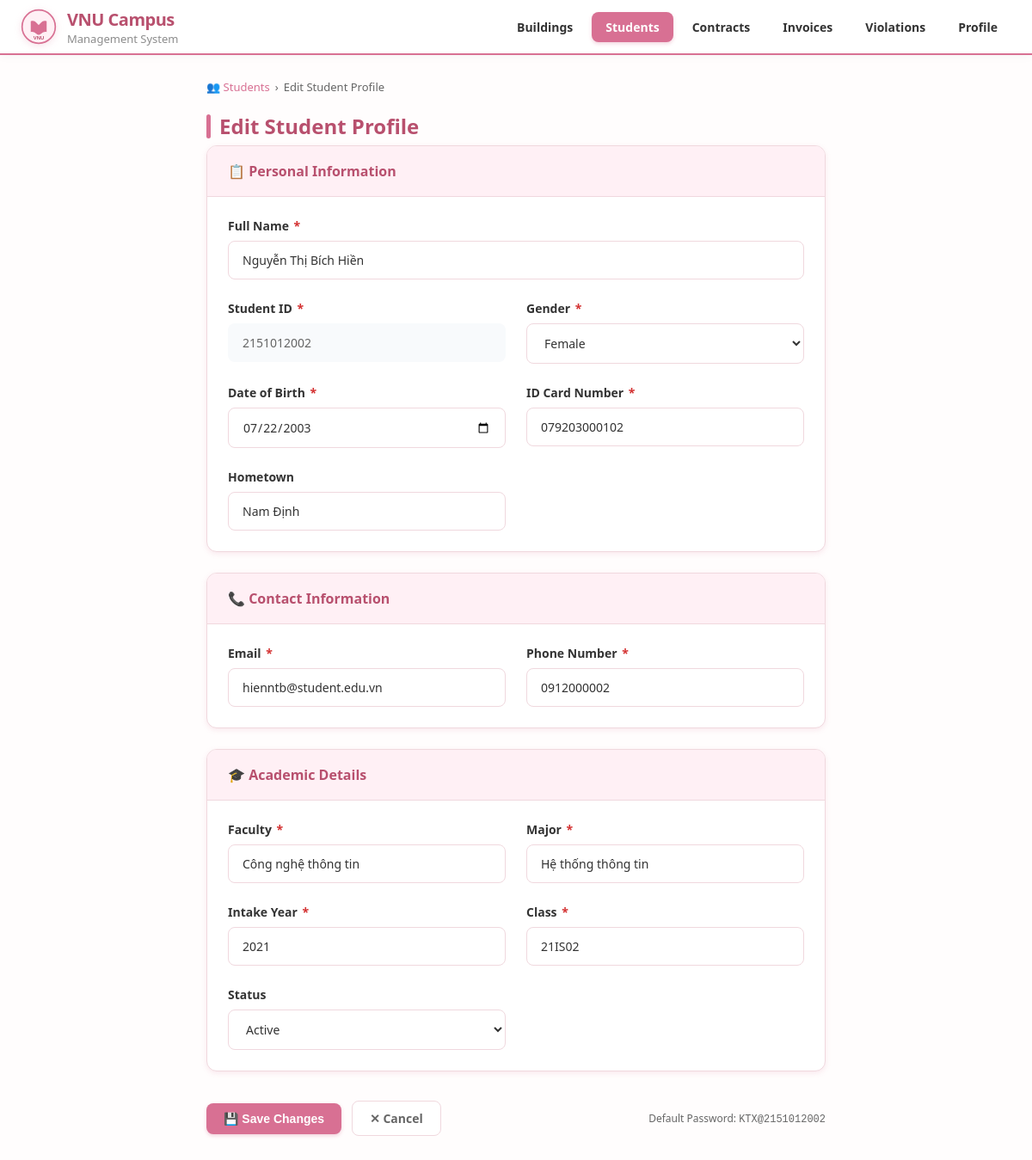
Screenshot of /ktx/StudentFormView.php?student_id=2 with the database file from the repository.
### tables this page shows
CREATE TABLE students (
    student_id     INT           NOT NULL AUTO_INCREMENT,
    user_id        INT           NOT NULL,
    student_code   VARCHAR(20)   NOT NULL UNIQUE           COMMENT 'MSSV',
    full_name      VARCHAR(100)  NOT NULL,
    date_of_birth  DATE          NOT NULL,
    gender         ENUM('male','female','other') NOT NULL,
    id_card        VARCHAR(20)   NOT NULL UNIQUE           COMMENT 'CCCD/CMND — [d] UNIQUE',
    faculty        VARCHAR(100)  NOT NULL,
    major          VARCHAR(100)  NOT NULL,
    intake_year    YEAR          NOT NULL,
    class_name     VARCHAR(30)   NOT NULL,
    hometown       VARCHAR(200)  DEFAULT NULL,
    address        VARCHAR(255)  DEFAULT NULL,
    parent_name    VARCHAR(100)  DEFAULT NULL,
    parent_phone   VARCHAR(15)   DEFAULT NULL UNIQUE,       
    health_status  TEXT          DEFAULT NULL,
    status_code    VARCHAR(50)   NOT NULL DEFAULT 'active' COMMENT 'Ref: statuses(student,code)',
    created_at     DATETIME      NOT NULL DEFAULT CURRENT_TIMESTAMP,
    updated_at     DATETIME      NOT NULL DEFAULT CURRENT_TIMESTAMP ON UPDATE CURRENT_TIMESTAMP,
    created_by     INT           DEFAULT NULL,              
    updated_by     INT           DEFAULT NULL,              
    PRIMARY KEY (student_id),
    FOREIGN KEY (user_id) REFERENCES users(user_id) ON DELETE CASCADE,
    INDEX idx_student_code (student_code),
    INDEX idx_faculty      (faculty),
    INDEX idx_status_code  (status_code)
);

CREATE TABLE users (
    user_id      INT           NOT NULL AUTO_INCREMENT,
    username     VARCHAR(50)   NOT NULL UNIQUE,
    password     VARCHAR(255)  NOT NULL                   COMMENT 'Bcrypt hash',
    email        VARCHAR(100)  NOT NULL UNIQUE,
    full_name    VARCHAR(100)  NOT NULL,
    phone        VARCHAR(15)   DEFAULT NULL UNIQUE,         
    role         ENUM('admin','staff','student') NOT NULL DEFAULT 'student',
    avatar_url   VARCHAR(500)  DEFAULT NULL               COMMENT 'Cloud Storage URL',
    status_code  VARCHAR(50)   NOT NULL DEFAULT 'active'  COMMENT 'Ref: statuses(user,code)',
    last_login   DATETIME      DEFAULT NULL,
    created_at   DATETIME      NOT NULL DEFAULT CURRENT_TIMESTAMP,
    updated_at   DATETIME      NOT NULL DEFAULT CURRENT_TIMESTAMP ON UPDATE CURRENT_TIMESTAMP,
    created_by   INT           DEFAULT NULL               COMMENT 'user_id người tạo — [f]',
    updated_by   INT           DEFAULT NULL               COMMENT 'user_id người sửa — [f]',
    PRIMARY KEY (user_id),
    INDEX idx_role        (role),
    INDEX idx_status_code (status_code)
);

### ktx/StudentFormView.php (the view, shortened to what this page needs)
<?php
$host = 'localhost'; $db = 'campus_final'; $user = 'root'; $pass = ''; $charset = 'utf8mb4';
try {
    $pdo = new PDO("mysql:host=$host;dbname=$db;charset=$charset", $user, $pass, [
        PDO::ATTR_ERRMODE => PDO::ERRMODE_EXCEPTION, PDO::ATTR_DEFAULT_FETCH_MODE => PDO::FETCH_ASSOC, PDO::ATTR_EMULATE_PREPARES => false,
    ]);
} catch (PDOException $e) { die('<p style="color:red">DB Connection Failed: ' . htmlspecialchars($e->getMessage()) . '</p>'); }
$studentId = filter_input(INPUT_GET, 'student_id', FILTER_VALIDATE_INT) ?: filter_input(INPUT_POST, 'student_id', FILTER_VALIDATE_INT);
$isEdit    = (bool)$studentId;
$old = [];
if ($isEdit) {
    $stmtGet = $pdo->prepare("SELECT s.*, u.email, u.phone, u.username FROM students s JOIN users u ON u.user_id = s.user_id WHERE s.student_id = ?");
    $stmtGet->execute([$studentId]);
    $old = $stmtGet->fetch();
}
function val(string $key, array $old): string { return htmlspecialchars($_POST[$key] ?? $old[$key] ?? ''); }
$pageTitle = $isEdit ? 'Edit Student Profile' : 'Add New Student';
include 'header.php';
?>
<main class="page" style="max-width:760px;">
    <div class="breadcrumb">
        <a href="StudentListView.php">👥 Students</a>
        <span>›</span>
        <span><?= $pageTitle ?></span>
    </div>
    <h1 class="page-title"><?= $pageTitle ?></h1>
    <form method="POST">
        <div class="card">
            <div class="card-header"><h2>📋 Personal Information</h2></div>
            <div class="card-body">
                <div class="form-grid form-grid-2">
                    <div class="form-group" style="grid-column:1/-1">
                        <label class="form-label">Full Name <span class="required">*</span></label>
                        <input type="text" name="full_name" value="<?= val('full_name', $old) ?>" class="form-control" placeholder="Nguyen Van A">
                    </div>
                    <div class="form-group">
                        <label class="form-label">Student ID <span class="required">*</span></label>
                        <input type="text" name="student_code" value="<?= val('student_code', $old) ?>" class="form-control" placeholder="2151012001" <?= $isEdit ? 'readonly' : '' ?>>
                    </div>
                    <div class="form-group">
                        <label class="form-label">Gender <span class="required">*</span></label>
                        <select name="gender" class="form-control">
                            <?php foreach (['male'=>'Male','female'=>'Female','other'=>'Other'] as $v=>$l): ?>
                            <option value="<?= $v ?>" <?= (($_POST['gender'] ?? $old['gender'] ?? '') === $v) ? 'selected' : '' ?>><?= $l ?></option>
                            <?php endforeach; ?>
                        </select>
                    </div>
                    <div class="form-group">
                        <label class="form-label">Date of Birth <span class="required">*</span></label>
                        <input type="date" name="date_of_birth" value="<?= val('date_of_birth', $old) ?>" class="form-control">
                    </div>
                    <div class="form-group">
                        <label class="form-label">ID Card Number <span class="required">*</span></label>
                        <input type="text" name="id_card" value="<?= val('id_card', $old) ?>" class="form-control" placeholder="079203000101" maxlength="12">
                    </div>
                    <div class="form-group">
                        <label class="form-label">Hometown</label>
                        <input type="text" name="hometown" value="<?= val('hometown', $old) ?>" class="form-control" placeholder="Hanoi">
                    </div>
                </div>
            </div>
        </div>
        <div class="card">
            <div class="card-header"><h2>📞 Contact Information</h2></div>
            <div class="card-body">
                <div class="form-grid form-grid-2">
                    <div class="form-group">
                        <label class="form-label">Email <span class="required">*</span></label>
                        <input type="email" name="email" value="<?= val('email', $old) ?>" class="form-control" placeholder="example@gmail.com">
                    </div>
                    <div class="form-group">
                        <label class="form-label">Phone Number <span class="required">*</span></label>
                        <input type="text" name="phone" value="<?= val('phone', $old) ?>" class="form-control" placeholder="0912345678" maxlength="10">
                    </div>
                </div>
            </div>
        </div>
        <div class="card">
            <div class="card-header"><h2>🎓 Academic Details</h2></div>
            <div class="card-body">
                <div class="form-grid form-grid-2">
                    <div class="form-group">
                        <label class="form-label">Faculty <span class="required">*</span></label>
                        <input type="text" name="faculty" value="<?= val('faculty', $old) ?>" class="form-control">
                    </div>
                    <div class="form-group">
                        <label class="form-label">Major <span class="required">*</span></label>
                        <input type="text" name="major" value="<?= val('major', $old) ?>" class="form-control">
                    </div>
                    <div class="form-group">
                        <label class="form-label">Intake Year <span class="required">*</span></label>
                        <input type="number" name="intake_year" value="<?= val('intake_year', $old) ?>" class="form-control" min="2000" max="2099">
                    </div>
                    <div class="form-group">
                        <label class="form-label">Class <span class="required">*</span></label>
                        <input type="text" name="class_name" value="<?= val('class_name', $old) ?>" class="form-control">
                    </div>
                    <div class="form-group">
                        <label class="form-label">Status</label>
                        <select name="status_code" class="form-control">
                            <?php foreach (['active'=>'Active','graduated'=>'Graduated','suspended'=>'Suspended','expelled'=>'Expelled'] as $v => $l): ?>
                            <option value="<?= $v ?>" <?= (($_POST['status_code'] ?? $old['status_code'] ?? 'active') === $v) ? 'selected' : '' ?>><?= $l ?></option>
                            <?php endforeach; ?>
                        </select>
                    </div>
                </div>
            </div>
        </div>
        <div class="form-actions">
            <button type="submit" class="btn btn-primary"><?= $isEdit ? '💾 Save Changes' : '➕ Add Student' ?></button>
            <a href="StudentListView.php" class="btn btn-ghost">✕ Cancel</a>
            <?php if ($isEdit): ?>
            <span style="font-size:12px;color:var(--muted);margin-left:auto">
                Default Password: <code>KTX@<?= val('student_code', $old) ?></code>
            </span>
            <?php endif; ?>
        </div>
    </form>
</main>
</body>
</html>

### ktx/style.css (style rules this page uses)
*, *::before, *::after { box-sizing: border-box; margin: 0; padding: 0; }
:root { --bg: #FFFDFD; --card: #ffffff; --primary: #D87093; --primary-hover: #C25A7A; --primary-dk:#B8506E; --primary-lt:#FFF0F5; --text: #333333; --muted: #666666; --border: #F0D8DE; --green: #2E8B57; --green-lt: #E8F5E9; --red: #D32F2F; --red-lt: #FFE4E1; --yellow: #B8860B; --yellow-lt: #FFFDE7; --blue: #0ea5a4; --blue-lt: #E0F2F1; --purple: #8E24AA; --purple-lt: #F3E8FF; --radius: 12px; --shadow: 0 2px 6px rgba(216, 112, 147, 0.15); }
body { font-family: 'Segoe UI', system-ui, sans-serif; background: var(--bg); color: var(--text); min-height: 100vh; }
.page { max-width: 1280px; margin: 0 auto; padding: 28px 20px; }
.page-title { font-size: 24px; font-weight: 700; color: var(--primary-dk); display: flex; align-items: center; gap: 10px; margin-bottom: 6px; }
.page-title::before { content: ''; display: block; width: 5px; height: 28px; background: var(--primary); border-radius: 3px; }
.breadcrumb { display: flex; align-items: center; gap: 6px; font-size: 13px; color: var(--muted); margin-bottom: 20px; font-weight: 500; }
.breadcrumb a { color: var(--primary); text-decoration: none; }
.btn { display: inline-flex; align-items: center; gap: 6px; padding: 10px 20px; border-radius: 8px; font-size: 14px; font-weight: 600; cursor: pointer; border: none; text-decoration: none; transition: all .2s; }
.btn-primary { background: var(--primary); color: #fff; box-shadow: 0 2px 4px rgba(216, 112, 147, 0.3); }
.btn-ghost { background: #fff; color: var(--muted); border: 1px solid var(--border); }
.card { background: var(--card); border-radius: var(--radius); box-shadow: var(--shadow); overflow: hidden; margin-bottom: 24px; border: 1px solid var(--border); }
.card-header { background: var(--primary-lt); padding: 18px 24px; border-bottom: 1px solid var(--border); display: flex; align-items: center; gap: 10px; }
.card-header h2 { font-size: 16px; font-weight: 700; color: var(--primary-dk); margin: 0; }
.card-body { padding: 24px; }
.form-grid { display: grid; gap: 24px; }
.form-grid-2 { grid-template-columns: 1fr 1fr; }
.form-group { display: flex; flex-direction: column; gap: 8px; }
.form-label { font-size: 14px; font-weight: 600; color: var(--text); }
.required { color: var(--red); margin-left: 2px; }
.form-control { width: 100%; padding: 12px 16px; border: 1px solid var(--border); border-radius: 8px; font-size: 14px; color: var(--text); background: #fff; outline: none; transition: all .2s; font-family: inherit; }
.form-control[readonly] { background: #f8fafc; color: var(--muted); border-color: transparent; }
select.form-control { cursor: pointer; }
.form-actions { display: flex; gap: 12px; align-items: center; flex-wrap: wrap; padding-top: 10px; }

### rows the page displays
students: full_name "Nguyễn Thị Bích Hiền", student_code "2151012002", gender "Female", date_of_birth "07/22/2003", id_card "079203000102", hometown "Nam Định", email "hienntb@student.edu.vn", phone "0912000002", faculty "Công nghệ thông tin", major "Hệ thống thông tin", intake_year "2021", class_name "21IS02", status_code "Active"

### other values shown
$pageTitle "Edit Student Profile"
